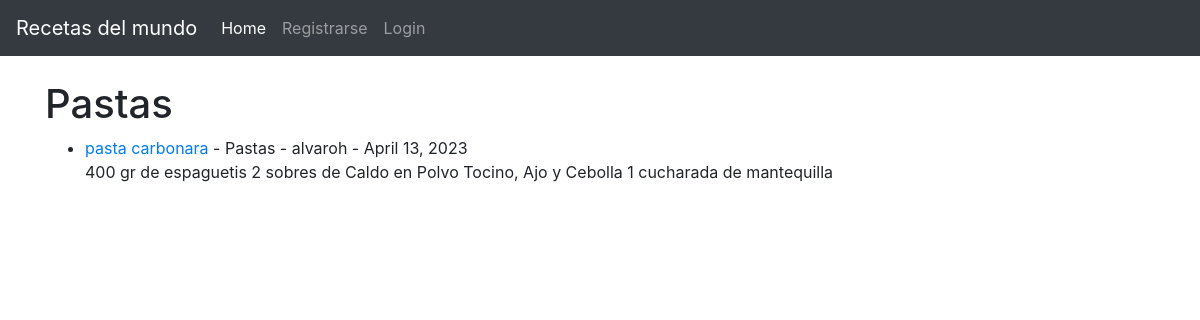
Page /categorias/Pastas/ on the committed database.
### myblog/models.py (models this page shows, shortened)
class Post(models.Model):
    titulo = models.CharField(max_length=50)
    titulo_tag = models.CharField(max_length=40, default="Travel Blog!")
    autor = models.ForeignKey(User, on_delete=models.CASCADE)
    cuerpo = models.TextField()
    fechapost = models.DateField(auto_now_add=True)
    categorias = models.CharField( max_length=15, default='EEUU')

### myblog/views.py (the view)
# urls.py: path('categorias/<str:cat>/', CategoriasView, name = "categorias"),
def CategoriasView(request, cat):
    categorias_post = Post.objects.filter(categorias = cat)
    return render(request, 'categorias.html', {'cat':cat.title(), 'categorias_post':categorias_post})

### myblog/templates/categorias.html (shortened to what this page needs)
{% extends 'base.html' %}
{% block contenido_cambia %}
{% if categorias_post %}
<h1>{{ cat }}</h1>
<ul>
{% for post in categorias_post %}
    <li><a href="{% url 'articulodetalle' post.pk %}"> {{ post.titulo }} <a/> - {{ post.categorias }} - {{ post.autor }} - {{ post.fechapost }}
        <br/>
    {{ post.cuerpo | slice:"100" | safe }}</li>
{% endfor %}
</ul>
{% else %}
    <h3>Disculpe, esta página aún no esta disponible</h3>
{% endif %}
{% endblock %}

### rows in the picture
Post: categorias "Pastas", titulo "pasta carbonara", autor "alvaroh", fechapost "April 13, 2023", cuerpo "400 gr de espaguetis 2 sobres de Caldo en Polvo Tocino, Ajo y Cebolla 1 cucharada de mantequilla"
